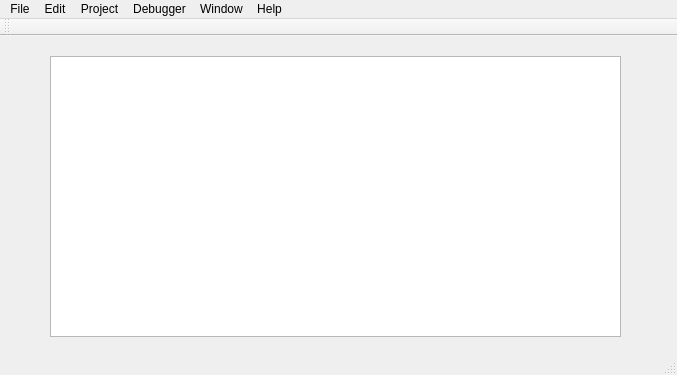
<?xml version="1.0" encoding="UTF-8"?>
<ui version="4.0">
 <class>McleodIDE</class>
 <widget class="QMainWindow" name="McleodIDE">
  <property name="geometry">
   <rect>
    <x>0</x>
    <y>0</y>
    <width>677</width>
    <height>375</height>
   </rect>
  </property>
  <property name="windowTitle">
   <string>McleodIDE</string>
  </property>
  <widget class="QWidget" name="centralwidget">
   <widget class="QTextEdit" name="textEdit">
    <property name="geometry">
     <rect>
      <x>50</x>
      <y>20</y>
      <width>571</width>
      <height>281</height>
     </rect>
    </property>
   </widget>
  </widget>
  <widget class="QStatusBar" name="statusbar"/>
  <widget class="QToolBar" name="toolBar">
   <property name="windowTitle">
    <string>toolBar</string>
   </property>
   <attribute name="toolBarArea">
    <enum>TopToolBarArea</enum>
   </attribute>
   <attribute name="toolBarBreak">
    <bool>false</bool>
   </attribute>
  </widget>
  <widget class="QMenuBar" name="menubar">
   <property name="geometry">
    <rect>
     <x>0</x>
     <y>0</y>
     <width>677</width>
     <height>22</height>
    </rect>
   </property>
   <widget class="QMenu" name="menuFile">
    <property name="title">
     <string>File</string>
    </property>
    <addaction name="actionNew"/>
    <addaction name="actionOpen"/>
    <addaction name="separator"/>
    <addaction name="actionSave"/>
    <addaction name="actionSave_as"/>
    <addaction name="separator"/>
    <addaction name="actionExit"/>
   </widget>
   <widget class="QMenu" name="menuProject">
    <property name="title">
     <string>Project</string>
    </property>
    <addaction name="actionOpen_Project"/>
    <addaction name="actionClose_Porject"/>
    <addaction name="separator"/>
    <addaction name="actionRun"/>
    <addaction name="actionRun_Project_2"/>
    <addaction name="actionBuild_and_Run_Project_2"/>
   </widget>
   <widget class="QMenu" name="menuEdit">
    <property name="title">
     <string>Edit</string>
    </property>
    <addaction name="actionUndo"/>
    <addaction name="actionRedo"/>
    <addaction name="separator"/>
    <addaction name="actionCut"/>
    <addaction name="actionCopy"/>
    <addaction name="actionPaste"/>
    <addaction name="actionDelete"/>
    <addaction name="separator"/>
    <addaction name="actionFind_Word"/>
    <addaction name="actionFine_Replace"/>
    <addaction name="separator"/>
   </widget>
   <widget class="QMenu" name="menuDebugger">
    <property name="title">
     <string>Debugger</string>
    </property>
   </widget>
   <widget class="QMenu" name="menuWindow">
    <property name="title">
     <string>Window</string>
    </property>
    <addaction name="actionNew_Window"/>
   </widget>
   <widget class="QMenu" name="menuHelp">
    <property name="title">
     <string>Help</string>
    </property>
    <addaction name="actionWelcome"/>
    <addaction name="actionMcleod_Documentation"/>
   </widget>
   <addaction name="menuFile"/>
   <addaction name="menuEdit"/>
   <addaction name="menuProject"/>
   <addaction name="menuDebugger"/>
   <addaction name="menuWindow"/>
   <addaction name="menuHelp"/>
  </widget>
  <action name="actionNew">
   <property name="text">
    <string>New</string>
   </property>
  </action>
  <action name="actionOpen">
   <property name="text">
    <string>Open</string>
   </property>
  </action>
  <action name="actionSave">
   <property name="text">
    <string>Save</string>
   </property>
  </action>
  <action name="actionSave_as">
   <property name="text">
    <string>Save as</string>
   </property>
  </action>
  <action name="actionExit">
   <property name="text">
    <string>Exit</string>
   </property>
  </action>
  <action name="actionOpen_Project">
   <property name="text">
    <string>Open Project</string>
   </property>
  </action>
  <action name="actionClose_Porject">
   <property name="text">
    <string>Close Project</string>
   </property>
  </action>
  <action name="actionBuild">
   <property name="text">
    <string>Save Project</string>
   </property>
  </action>
  <action name="actionRun">
   <property name="text">
    <string>Build Project</string>
   </property>
  </action>
  <action name="actionRun_Project">
   <property name="text">
    <string>Run Project</string>
   </property>
  </action>
  <action name="actionBuild_and_Run_Project">
   <property name="text">
    <string>Build and Run Project</string>
   </property>
  </action>
  <action name="actionRun_Project_2">
   <property name="text">
    <string>Run Project</string>
   </property>
  </action>
  <action name="actionBuild_and_Run_Project_2">
   <property name="text">
    <string>Build and Run Project</string>
   </property>
  </action>
  <action name="actionUndo">
   <property name="icon">
    <iconset resource="resource.qrc">
     <normaloff>:/rec/icons/undo.png</normaloff>:/rec/icons/undo.png</iconset>
   </property>
   <property name="text">
    <string>Undo</string>
   </property>
  </action>
  <action name="actionRedo">
   <property name="icon">
    <iconset resource="resource.qrc">
     <normaloff>:/rec/icons/redo.png</normaloff>:/rec/icons/redo.png</iconset>
   </property>
   <property name="text">
    <string>Redo</string>
   </property>
  </action>
  <action name="actionCut">
   <property name="text">
    <string>Cut</string>
   </property>
  </action>
  <action name="actionCopy">
   <property name="text">
    <string>Copy</string>
   </property>
  </action>
  <action name="actionPaste">
   <property name="text">
    <string>Paste</string>
   </property>
  </action>
  <action name="actionFind_Word">
   <property name="text">
    <string>Find Word</string>
   </property>
  </action>
  <action name="actionFine_Replace">
   <property name="text">
    <string>Fine/Replace</string>
   </property>
  </action>
  <action name="actionDelete">
   <property name="text">
    <string>Delete</string>
   </property>
  </action>
  <action name="actionNew_Window">
   <property name="text">
    <string>New Window</string>
   </property>
  </action>
  <action name="actionWelcome">
   <property name="text">
    <string>Welcome</string>
   </property>
  </action>
  <action name="actionMcleod_Documentation">
   <property name="text">
    <string>Mcleod Documentation</string>
   </property>
  </action>
 </widget>
 <resources>
  <include location="resource.qrc"/>
 </resources>
 <connections/>
</ui>
